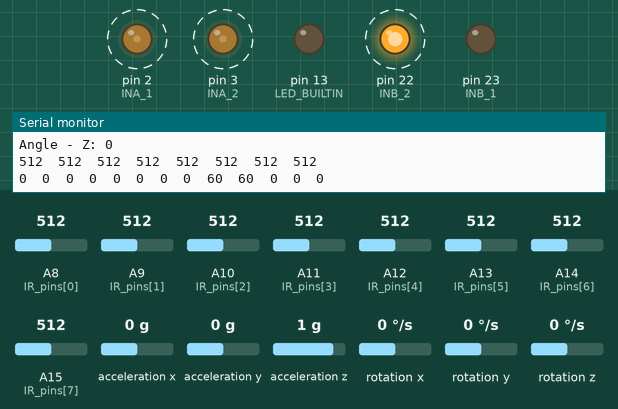
This sketch was run on a simulated Arduino Mega 2560, built with avr-gcc and run on an emulated ATmega2560. On the bench: output pins drawn as LEDs (lit = HIGH), the last lines printed to the serial monitor. Dashed ring = blinking. The inputs (shaded band) are chosen by the test bench; at power-on: rotation z 0 °/s, A9 (IR_pins[1]) = 512, A13 (IR_pins[5]) = 512, A8 (IR_pins[0]) = 512, A10 (IR_pins[2]) = 512, A11 (IR_pins[3]) = 512, A12 (IR_pins[4]) = 512, A14 (IR_pins[6]) = 512, A15 (IR_pins[7]) = 512, acceleration x 0 g, acceleration y 0 g, acceleration z 1 g, rotation x 0 °/s, rotation y 0 °/s.

Above: at 9.2 s.
9.3 s: rotation z set to -24 °/s
12.3 s: rotation z set to -30 °/s
15.3 s: A9 (IR_pins[1]) set to 260
18.3 s: A9 (IR_pins[1]) set to 233
At 18.67 s:
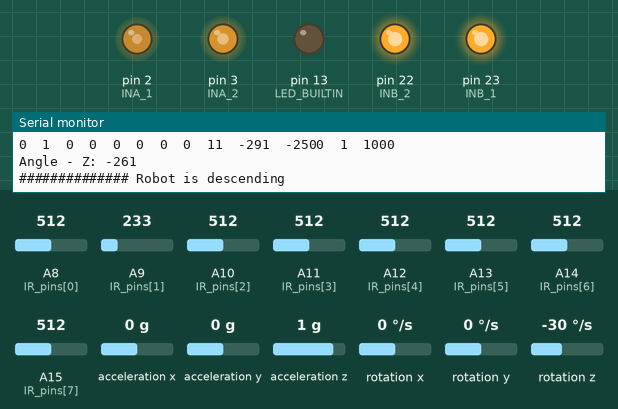
21.3 s: A13 (IR_pins[5]) set to 262
24.3 s: A13 (IR_pins[5]) set to 237
At 25.4 s:
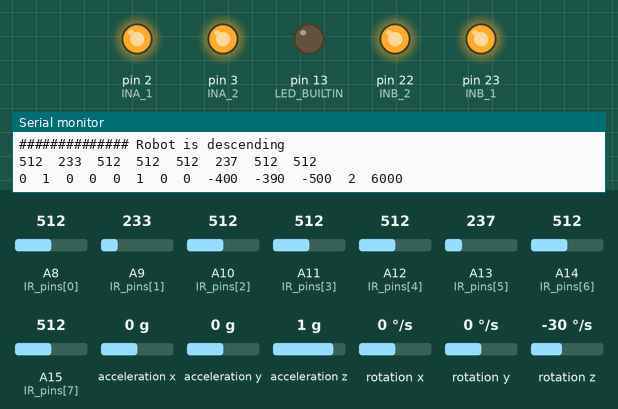
Timing chart, 0 to 27.3 s (numbered marks = the images above; inputs shaded):
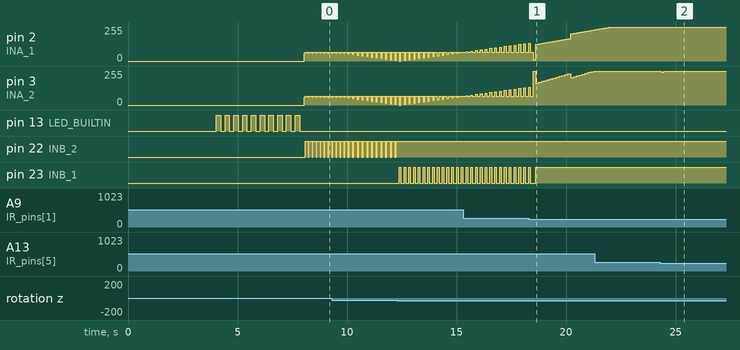

The sketch:

line_following.ino
```cpp
#include <Wire.h>
#include <MPU6050_light.h>

MPU6050 mpu(Wire);

// Define pin numbers
uint8_t const IR_pins[] = {A8, A9, A10, A11, A12, A13, A14, A15};
uint16_t sensorValues[8];
uint16_t const threshold = 250;
uint8_t IR_digital_array[8];

// ENTC - Motor driver pins
uint8_t const INA_1 = 2;
uint8_t const INB_1 = 23;
uint8_t const INA_2 = 3;
uint8_t const INB_2 = 22;

// PID & errors
float const line_kp = 0.0067; //5-54-60-65-70
float const line_kd = 0.053; //0.018// 28//35//
float const line_ki = 0.0005;
uint16_t baseSpeed = 60;
uint16_t baseSpeed_offset_ramp = 5;

int previousLineError = 0;
int line_error;  //temporary use for checking the ir array
int control_signal_1;  //for temp use of tunning and debuging- can be made local in pid func
int control_signal_2;
int IR_trigger_count = 0;
int total_line_error = 0;
int line_integral = 0;

uint8_t checkpoint = 0;

void setup() {
    // Initialize Builtin led
    pinMode(LED_BUILTIN, OUTPUT);

    // Initialize Serial Monitor
    Serial.begin(9600);

    // Initialize Gyroscope
    Wire.begin();
    mpu.begin();
    Serial.println("Do not move the robot. MPU6050 ready for calibration");
    Serial.print(F("MPU6050 status: "));
    Serial.println(F("Calculating offsets >>>"));
    delay(1000);
    mpu.calcGyroOffsets();
    Serial.println("Done!\n");

    // Initialize motor driver
    initializeMotorDriver();

    // Initialize IR array
    initializeIRArray();

    // Initialize indicator
    startIndicator();
}

void loop() {
    mpu.update();

    Serial.print("Angle - Z: ");
    Serial.println(int(mpu.getAngleZ()));

    delay(10);

    // Move the conditional statements inside the loop function
    if (mpu.getAngleZ() > 15) {
        Serial.println("############## Robot is ascending");
        baseSpeed += baseSpeed_offset_ramp;
        // Perform actions for robot ascending
    } else if (mpu.getAngleZ() < -15) {
        Serial.println("############## Robot is descending");
        baseSpeed -= baseSpeed_offset_ramp;
        // Perform actions for robot descending
    }

    pid_line_following();
    delay(30);
    find_junction();
}

// ///////////////////////////////////////////////////////////////////////////////////////////////////////////////
// function to get debug output of IR array
void PIDLineDebug() {
    for (uint8_t i = 0; i < 8; i++) {
        Serial.print(sensorValues[i]);
        Serial.print('\t');
    }
    Serial.println('\t');
    for (uint8_t i = 0; i < 8; i++) {
        Serial.print(IR_digital_array[i]);
        Serial.print('\t');
    }
    Serial.print(control_signal_1);
    Serial.print('\t');
    Serial.print(control_signal_2);
    Serial.print('\t');
    Serial.print(line_error);
    Serial.print('\t');
    Serial.print(IR_trigger_count);
    Serial.print('\t');
    Serial.println(total_line_error);
}

// function to move the robot along the line according to PID
void pid_line_following() {

    int currentLineError = get_line_following_error();

    line_error = currentLineError;
    line_integral += currentLineError;

    int line_delta = currentLineError - previousLineError;
    float line_CT = currentLineError * line_kp + line_delta * line_kd + line_integral * line_ki;
    previousLineError = currentLineError;

    control_signal_2 = baseSpeed + round(constrain(line_CT, -255, 255));
    control_signal_1 = baseSpeed - round(constrain(line_CT, -255, 255));

    rotate_wheels(control_signal_1, control_signal_2);

    delay(4);

    PIDLineDebug(); // comment out in normal operation
}


// function to initialize IR array
void initializeIRArray() {
    for (uint8_t i = 0; i < 8; i++) {
        pinMode(IR_pins[i], INPUT);
    }
}

// function to initialize motor driver
void initializeMotorDriver() {
    pinMode(INA_1, OUTPUT);
    pinMode(INB_1, OUTPUT);
    pinMode(INA_2, OUTPUT);
    pinMode(INB_2, OUTPUT);
}

// function to start led indicator
void startIndicator() {
    for (uint8_t i = 0; i < 10; i++) {
        digitalWrite(LED_BUILTIN, HIGH);
        delay(200);
        digitalWrite(LED_BUILTIN, LOW);
        delay(200);
    }
}

// function to rotate wheels
void rotate_wheels(int speedA, int speedB) {
    if (speedA > 0) {
        digitalWrite(INB_1, LOW);
        analogWrite(INA_1, speedA);
    } else {
        digitalWrite(INB_1, HIGH);
        analogWrite(INA_1, -speedA);
    }
    if (speedB > 0) {
        digitalWrite(INB_2, LOW);
        analogWrite(INA_2, speedB);
    } else {
        digitalWrite(INB_2, HIGH);
        analogWrite(INA_2, -speedB);
    }
}

// function to blink the LED builtin
void blink_builtin_led() {
    digitalWrite(LED_BUILTIN, HIGH);
    delay(100);
    digitalWrite(LED_BUILTIN, LOW);
    delay(100);
}

// function to get the digital out of the IR array
uint8_t get_ir_digital_out(uint8_t pin) {
    int IR_analog_value = analogRead(pin);
    if (IR_analog_value < threshold) {
        return 1;
    } else {
        return 0;
    }
}

// function to get the line error
int get_line_following_error() {
    total_line_error = 0;
    IR_trigger_count = 0;
    int error_v;
    for (uint8_t i = 0; i < 8; i++) {
        IR_digital_array[i] = get_ir_digital_out(IR_pins[i]);
        if (IR_digital_array[i] == 1) {
            IR_trigger_count += 1;
            total_line_error = total_line_error + 1000 * i;
            sensorValues[i] = analogRead(IR_pins[i]);
        }
        sensorValues[i] = analogRead(IR_pins[i]);
    }
    if (IR_trigger_count != 0) {
        error_v = total_line_error / IR_trigger_count - 3500;
    }
    return error_v;
}


// function to kick start the motor
void shock() {
    rotate_wheels(100, 100);
    delay(40);
    rotate_wheels(0, 0);
}


// function to find junctions, dead ends
void find_junction() {
    // TODO: Change value here
    uint8_t no_iterations = 8;


    uint16_t turn_speed = 65;
    uint16_t turn_time = 130;


    if (IR_trigger_count >= 5) {
        bool left_turn = IR_digital_array[0] == 1;
        bool right_turn = IR_digital_array[7] == 1;

        for (uint8_t i = 0; i < no_iterations; i++) {
            pid_line_following();
            delay(34);
        }

        if (left_turn && right_turn) {
            if (IR_trigger_count == 0) {
                rotate_wheels(0, turn_speed);
                delay(turn_time);
            } else {
                checkpoint++;
                while (true) {
                    rotate_wheels(0, 0);
                }
            }
        } else if (left_turn) {
            if (IR_trigger_count == 0) {
                rotate_wheels(0, turn_speed);
                delay(turn_time);
            } else {
                return;
            }
        } else if (right_turn) {
            if (IR_trigger_count == 0) {
                rotate_wheels(turn_speed, 0);
                delay(turn_time);
            } else {
                return;
            }
        }
    } else if (IR_trigger_count == 0) {
        rotate_wheels(turn_speed, -turn_speed);
        delay(turn_time);
    }
}
```

Measured:
- the behaviour switches between 250 and 249 on A9 (IR_pins[1]) (found by bisection; images 0 and 1)
- the behaviour switches between 250 and 249 on A13 (IR_pins[5]) (found by bisection; images 1 and 2)
- after the input at 24.3 s, pin 3 (INA_2): 255/255 → 247/255 at once, → 255/255 0.13 s later
- by itself, pin 22 (INB_2): alternates HIGH for 0.14 s and LOW for 0.07 s
